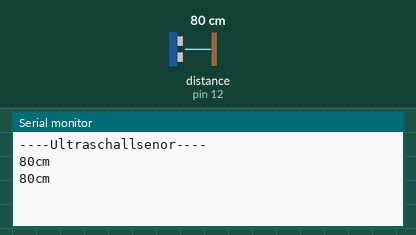
A sketch run on a simulated Arduino Uno, built with avr-gcc and run on an emulated ATmega328P. On the bench: the last lines printed to the serial monitor. Wiring (inferred from the names in the program): ultrasonic range finder: trigger pin 13; echo pin 12. The inputs (shaded band) are chosen by the test bench; at power-on: distance to the obstacle (sensor on pin 12) 80 cm. The echo pulse lasts 58.3 µs per cm.

Above: at 2.8 s.
2.9 s: distance to the obstacle (sensor on pin 12) set to 2 cm
At 4.9 s:
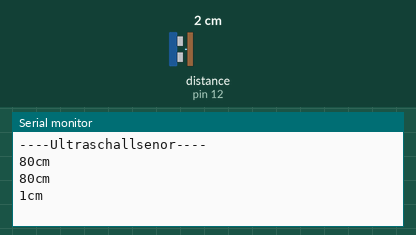
5.6 s: distance to the obstacle (sensor on pin 12) set to 4 cm
At 6.5 s:
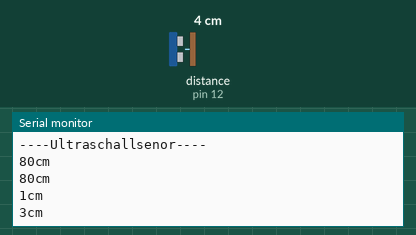
Timing chart, 0 to 8.6 s (numbered marks = the images above; inputs shaded):
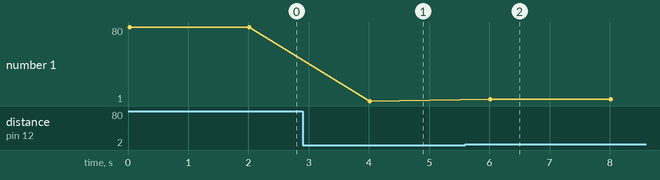

Measured:
- after the input at 2.9 s, the serial monitor: prints a new line after 1.1 s (image 1)
- after the input at 5.6 s, the serial monitor: prints a new line after 0.41 s (image 2)
- plotted number 1: 80 → 1 after the input at 2.9 s, 1 → 3 after the input at 5.6 s

The sketch:

Ultraschallsensor.ino
```cpp
#define TRIG_PIN 13
#define ECHO_PIN 12

void initGIPO() {
  pinMode(TRIG_PIN, OUTPUT);
  pinMode(ECHO_PIN, INPUT);
}

void get() {
  unsigned int i = 0;
  digitalWrite(TRIG_PIN, LOW);
  delayMicroseconds(2);
  digitalWrite(TRIG_PIN, HIGH);
  delayMicroseconds(10);
  digitalWrite(TRIG_PIN, LOW);
  i = ((unsigned int)pulseIn(ECHO_PIN, HIGH) / 58);
  Serial.print(i);
  Serial.println("cm");
  delay(2000);
}

void setup() {
  Serial.begin(9600);
  initGIPO();
  Serial.println("----Ultraschallsenor----");
}

void loop() {
  get();
}
```
